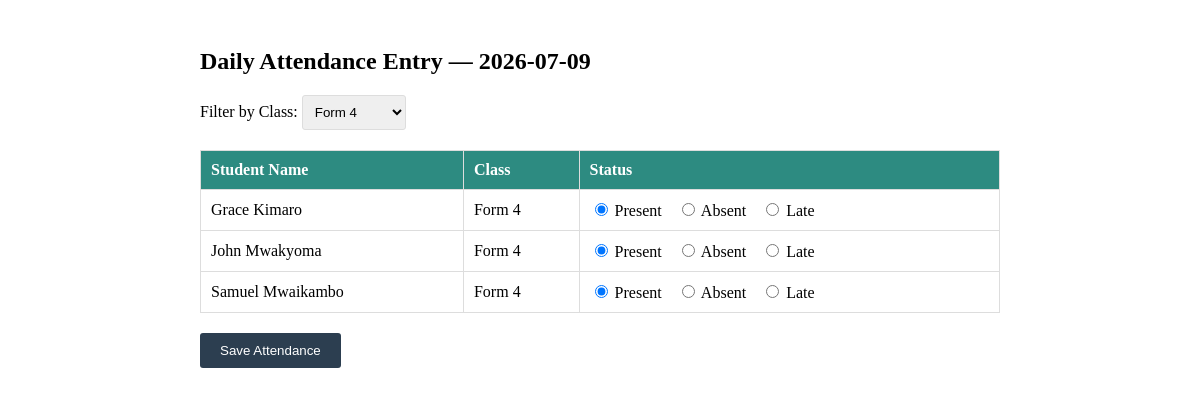
The page /attendance_form.php?class_id=4 on the database its author committed.
### tables this page shows
CREATE TABLE `students` (
  `student_id` int(11) NOT NULL,
  `registration_number` varchar(20) DEFAULT NULL,
  `full_name` varchar(100) DEFAULT NULL,
  `gender` enum('M','F') DEFAULT NULL,
  `class_id` int(11) DEFAULT NULL,
  `enrollment_date` date DEFAULT NULL,
  `status` enum('Active','Dropped','Transferred','Graduated') DEFAULT NULL,
  `created_at` timestamp NOT NULL DEFAULT current_timestamp()
);

### attendance_form.php (the view, shortened to what this page needs)
<?php
$db = getDBConnection();
$selectedClass = isset($_GET['class_id']) ? $_GET['class_id'] : null;
if ($selectedClass) {
    $stmt = $db->prepare(
        "SELECT * FROM students WHERE status = 'Active' AND class_id = :class_id
         ORDER BY full_name"
    );
    $stmt->execute([':class_id' => $selectedClass]);
} else {
    $stmt = $db->prepare(
        "SELECT * FROM students WHERE status = 'Active' ORDER BY class_id, full_name"
    );
    $stmt->execute();
}
$students = $stmt->fetchAll(PDO::FETCH_ASSOC);
$today = date('Y-m-d');
if ($selectedClass) {
    $dupCheck = $db->prepare(
        "SELECT COUNT(*) FROM attendance a
         INNER JOIN students s ON a.student_id = s.student_id
         WHERE a.attendance_date = :today AND s.class_id = :class_id"
    );
    $dupCheck->execute([':today' => $today, ':class_id' => $selectedClass]);
} else {
    $dupCheck = $db->prepare(
        "SELECT COUNT(*) FROM attendance WHERE attendance_date = :today"
    );
    $dupCheck->execute([':today' => $today]);
}
$alreadySubmitted = $dupCheck->fetchColumn() > 0;
?>
<!DOCTYPE html>
<html>
<head>
</head>
<body>
<div class="container">
    <h2>Daily Attendance Entry &mdash; <?php echo $today; ?></h2>
    <div class="filters">
        <form method="GET">
            <label>Filter by Class:
                <select name="class_id" onchange="this.form.submit()">
                    <?php foreach (['1','2','3','4'] as $cls): ?>
                        <option value="<?php echo $cls; ?>"
                            <?php if ($selectedClass === $cls) echo 'selected'; ?>>
                            Form <?php echo $cls; ?>
                        </option>
                    <?php endforeach; ?>
                </select>
            </label>
        </form>
    </div>
    <form method="POST" action="save_attendance.php">
        <table>
            <thead>
                <tr>
                    <th>Student Name</th>
                    <th>Class</th>
                    <th>Status</th>
                </tr>
            </thead>
            <tbody>
                <?php foreach ($students as $student): ?>
                <tr>
                    <td><?php echo htmlspecialchars($student['full_name']); ?></td>
                    <td>Form <?php echo htmlspecialchars($student['class_id']); ?></td>
                    <td>
                        <div class="radio-group">
                            <label>
                                <input type="radio"
                                       name="attendance[<?php echo $student['student_id']; ?>]"
                                       value="Present" checked> Present
                            </label>
                            <label>
                                <input type="radio"
                                       name="attendance[<?php echo $student['student_id']; ?>]"
                                       value="Absent"> Absent
                            </label>
                            <label>
                                <input type="radio"
                                       name="attendance[<?php echo $student['student_id']; ?>]"
                                       value="Late"> Late
                            </label>
                        </div>
                    </td>
                </tr>
                <?php endforeach; ?>
            </tbody>
        </table>
        <button type="submit" style="margin-top: 20px;"
            <?php if ($alreadySubmitted) echo 'onclick="return confirm(\'Attendance already submitted. Submit again anyway?\')"'; ?>>
            Save Attendance
        </button>
    </form>
</div>
</body>
</html>

### attendance_form.php (style rules this page uses)
.container { max-width: 800px; margin: 0 auto; padding: 20px; }
table { width: 100%; border-collapse: collapse; margin-top: 20px; }
th, td { padding: 10px; border: 1px solid #ddd; text-align: left; }
th { background: #2d8b81; color: white; }
.radio-group { display: flex; gap: 15px; }
button { padding: 10px 20px; background: #2c3e50; color: white; border: none; border-radius: 3px; cursor: pointer; }
.filters { margin-bottom: 15px; }
.filters select { padding: 8px; border: 1px solid #ddd; border-radius: 3px; }

### rows shown on the page
students: full_name "Grace Kimaro", class "4"
students: full_name "John Mwakyoma", class "4"
students: full_name "Samuel Mwaikambo", class "4"

### other values the page prints
$today "2026-07-09"
